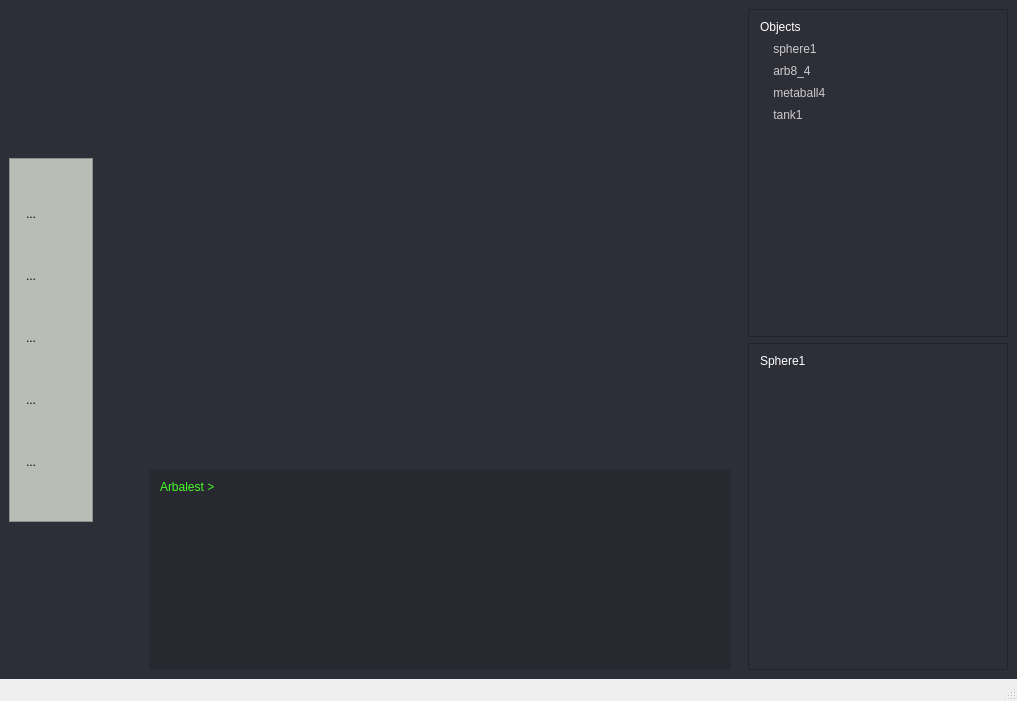
<?xml version="1.0" encoding="UTF-8"?>
<ui version="4.0">
 <class>MainWindow</class>
 <widget class="QMainWindow" name="MainWindow">
  <property name="geometry">
   <rect>
    <x>0</x>
    <y>0</y>
    <width>1017</width>
    <height>701</height>
   </rect>
  </property>
  <property name="sizePolicy">
   <sizepolicy hsizetype="Maximum" vsizetype="Maximum">
    <horstretch>0</horstretch>
    <verstretch>0</verstretch>
   </sizepolicy>
  </property>
  <property name="windowTitle">
   <string>MainWindow</string>
  </property>
  <property name="autoFillBackground">
   <bool>false</bool>
  </property>
  <property name="styleSheet">
   <string notr="true"/>
  </property>
  <widget class="QWidget" name="centralwidget">
   <property name="sizePolicy">
    <sizepolicy hsizetype="Maximum" vsizetype="Maximum">
     <horstretch>0</horstretch>
     <verstretch>0</verstretch>
    </sizepolicy>
   </property>
   <property name="autoFillBackground">
    <bool>false</bool>
   </property>
   <property name="styleSheet">
    <string notr="true">background-color:#2D2E38</string>
   </property>
   <layout class="QHBoxLayout" name="horizontalLayout">
    <item>
     <layout class="QVBoxLayout" name="verticalLayout_3">
      <item>
       <spacer name="verticalSpacer">
        <property name="orientation">
         <enum>Qt::Vertical</enum>
        </property>
        <property name="sizeHint" stdset="0">
         <size>
          <width>20</width>
          <height>40</height>
         </size>
        </property>
       </spacer>
      </item>
      <item>
       <widget class="QFrame" name="tbox">
        <property name="minimumSize">
         <size>
          <width>84</width>
          <height>364</height>
         </size>
        </property>
        <property name="maximumSize">
         <size>
          <width>80</width>
          <height>364</height>
         </size>
        </property>
        <property name="autoFillBackground">
         <bool>false</bool>
        </property>
        <property name="styleSheet">
         <string notr="true">background-color:rgb(186, 189, 182)</string>
        </property>
        <property name="frameShape">
         <enum>QFrame::StyledPanel</enum>
        </property>
        <property name="frameShadow">
         <enum>QFrame::Raised</enum>
        </property>
        <layout class="QVBoxLayout" name="verticalLayout_2">
         <item>
          <widget class="QToolButton" name="arbGroupTool">
           <property name="styleSheet">
            <string notr="true"/>
           </property>
           <property name="text">
            <string>...</string>
           </property>
           <property name="iconSize">
            <size>
             <width>64</width>
             <height>64</height>
            </size>
           </property>
           <property name="checkable">
            <bool>false</bool>
           </property>
           <property name="autoRaise">
            <bool>true</bool>
           </property>
          </widget>
         </item>
         <item>
          <widget class="QToolButton" name="conesGroupTool">
           <property name="styleSheet">
            <string notr="true"/>
           </property>
           <property name="text">
            <string>...</string>
           </property>
           <property name="iconSize">
            <size>
             <width>64</width>
             <height>64</height>
            </size>
           </property>
           <property name="checkable">
            <bool>false</bool>
           </property>
           <property name="autoRaise">
            <bool>true</bool>
           </property>
          </widget>
         </item>
         <item>
          <widget class="QToolButton" name="ellipsoidGroupTool">
           <property name="styleSheet">
            <string notr="true"/>
           </property>
           <property name="text">
            <string>...</string>
           </property>
           <property name="iconSize">
            <size>
             <width>64</width>
             <height>64</height>
            </size>
           </property>
           <property name="checkable">
            <bool>false</bool>
           </property>
           <property name="autoRaise">
            <bool>true</bool>
           </property>
          </widget>
         </item>
         <item>
          <widget class="QToolButton" name="torusGroupTool">
           <property name="styleSheet">
            <string notr="true"/>
           </property>
           <property name="text">
            <string>...</string>
           </property>
           <property name="iconSize">
            <size>
             <width>64</width>
             <height>64</height>
            </size>
           </property>
           <property name="checkable">
            <bool>false</bool>
           </property>
           <property name="autoRaise">
            <bool>true</bool>
           </property>
          </widget>
         </item>
         <item>
          <widget class="QToolButton" name="metaballsTool">
           <property name="styleSheet">
            <string notr="true"/>
           </property>
           <property name="text">
            <string>...</string>
           </property>
           <property name="iconSize">
            <size>
             <width>64</width>
             <height>64</height>
            </size>
           </property>
           <property name="checkable">
            <bool>false</bool>
           </property>
           <property name="autoRaise">
            <bool>true</bool>
           </property>
          </widget>
         </item>
        </layout>
       </widget>
      </item>
      <item>
       <spacer name="verticalSpacer_2">
        <property name="orientation">
         <enum>Qt::Vertical</enum>
        </property>
        <property name="sizeHint" stdset="0">
         <size>
          <width>20</width>
          <height>40</height>
         </size>
        </property>
       </spacer>
      </item>
     </layout>
    </item>
    <item>
     <spacer name="horizontalSpacer">
      <property name="orientation">
       <enum>Qt::Horizontal</enum>
      </property>
      <property name="sizeType">
       <enum>QSizePolicy::Fixed</enum>
      </property>
      <property name="sizeHint" stdset="0">
       <size>
        <width>50</width>
        <height>20</height>
       </size>
      </property>
     </spacer>
    </item>
    <item>
     <layout class="QVBoxLayout" name="verticalLayout_4">
      <item>
       <spacer name="verticalSpacer_3">
        <property name="orientation">
         <enum>Qt::Vertical</enum>
        </property>
        <property name="sizeHint" stdset="0">
         <size>
          <width>20</width>
          <height>40</height>
         </size>
        </property>
       </spacer>
      </item>
      <item alignment="Qt::AlignTop">
       <widget class="QFrame" name="tframe">
        <property name="sizePolicy">
         <sizepolicy hsizetype="Expanding" vsizetype="Preferred">
          <horstretch>0</horstretch>
          <verstretch>0</verstretch>
         </sizepolicy>
        </property>
        <property name="minimumSize">
         <size>
          <width>0</width>
          <height>200</height>
         </size>
        </property>
        <property name="maximumSize">
         <size>
          <width>16777215</width>
          <height>500</height>
         </size>
        </property>
        <property name="styleSheet">
         <string notr="true">border-radius: 0px;
background-color:#272830</string>
        </property>
        <property name="frameShape">
         <enum>QFrame::StyledPanel</enum>
        </property>
        <property name="frameShadow">
         <enum>QFrame::Raised</enum>
        </property>
        <property name="lineWidth">
         <number>0</number>
        </property>
        <layout class="QVBoxLayout" name="verticalLayout_5">
         <item alignment="Qt::AlignTop">
          <widget class="QLineEdit" name="lineEdit">
           <property name="styleSheet">
            <string notr="true">color: #44ff22;
font: 16p bold  &quot;Monospace&quot;;
border:none;</string>
           </property>
           <property name="text">
            <string>Arbalest &gt; </string>
           </property>
          </widget>
         </item>
         <item>
          <spacer name="verticalSpacer_4">
           <property name="orientation">
            <enum>Qt::Vertical</enum>
           </property>
           <property name="sizeHint" stdset="0">
            <size>
             <width>20</width>
             <height>40</height>
            </size>
           </property>
          </spacer>
         </item>
        </layout>
       </widget>
      </item>
     </layout>
    </item>
    <item>
     <layout class="QVBoxLayout" name="verticalLayout_7">
      <property name="sizeConstraint">
       <enum>QLayout::SetDefaultConstraint</enum>
      </property>
      <property name="leftMargin">
       <number>11</number>
      </property>
      <item>
       <widget class="QFrame" name="frame">
        <property name="minimumSize">
         <size>
          <width>260</width>
          <height>50</height>
         </size>
        </property>
        <property name="maximumSize">
         <size>
          <width>260</width>
          <height>16777215</height>
         </size>
        </property>
        <property name="frameShape">
         <enum>QFrame::StyledPanel</enum>
        </property>
        <property name="frameShadow">
         <enum>QFrame::Raised</enum>
        </property>
        <layout class="QVBoxLayout" name="verticalLayout_8">
         <item>
          <widget class="QLineEdit" name="lineEdit_3">
           <property name="styleSheet">
            <string notr="true">color: #FFFFFF;
font: 16p bold   &quot;Courier&quot;;
border:none;</string>
           </property>
           <property name="text">
            <string>Objects</string>
           </property>
          </widget>
         </item>
         <item>
          <widget class="QLineEdit" name="lineEdit_4">
           <property name="styleSheet">
            <string notr="true">color: #cccccc;
font: 13p bold   &quot;Courier&quot;;
border:none;</string>
           </property>
           <property name="text">
            <string>    sphere1</string>
           </property>
          </widget>
         </item>
         <item>
          <widget class="QLineEdit" name="lineEdit_5">
           <property name="styleSheet">
            <string notr="true">color: #cccccc;
font: 13p bold   &quot;Courier&quot;;
border:none;</string>
           </property>
           <property name="text">
            <string>    arb8_4</string>
           </property>
          </widget>
         </item>
         <item>
          <widget class="QLineEdit" name="lineEdit_6">
           <property name="styleSheet">
            <string notr="true">color: #cccccc;
font: 13p bold   &quot;Courier&quot;;
border:none;</string>
           </property>
           <property name="text">
            <string>    metaball4</string>
           </property>
          </widget>
         </item>
         <item>
          <widget class="QLineEdit" name="lineEdit_7">
           <property name="styleSheet">
            <string notr="true">color: #cccccc;
font: 13p bold   &quot;Courier&quot;;
border:none;</string>
           </property>
           <property name="text">
            <string>    tank1</string>
           </property>
          </widget>
         </item>
         <item>
          <spacer name="verticalSpacer_6">
           <property name="orientation">
            <enum>Qt::Vertical</enum>
           </property>
           <property name="sizeHint" stdset="0">
            <size>
             <width>20</width>
             <height>40</height>
            </size>
           </property>
          </spacer>
         </item>
        </layout>
       </widget>
      </item>
      <item>
       <widget class="QFrame" name="properties">
        <property name="minimumSize">
         <size>
          <width>260</width>
          <height>0</height>
         </size>
        </property>
        <property name="maximumSize">
         <size>
          <width>260</width>
          <height>16777215</height>
         </size>
        </property>
        <property name="frameShape">
         <enum>QFrame::StyledPanel</enum>
        </property>
        <property name="frameShadow">
         <enum>QFrame::Raised</enum>
        </property>
        <layout class="QVBoxLayout" name="verticalLayout_6">
         <item>
          <widget class="QLineEdit" name="lineEdit_2">
           <property name="styleSheet">
            <string notr="true">color: #FFFFFF;
font: 16p bold   &quot;Courier&quot;;
border:none;</string>
           </property>
           <property name="text">
            <string>Sphere1</string>
           </property>
          </widget>
         </item>
         <item>
          <spacer name="verticalSpacer_5">
           <property name="orientation">
            <enum>Qt::Vertical</enum>
           </property>
           <property name="sizeHint" stdset="0">
            <size>
             <width>20</width>
             <height>40</height>
            </size>
           </property>
          </spacer>
         </item>
        </layout>
       </widget>
      </item>
     </layout>
    </item>
   </layout>
  </widget>
  <widget class="QMenuBar" name="menubar">
   <property name="geometry">
    <rect>
     <x>0</x>
     <y>0</y>
     <width>1017</width>
     <height>22</height>
    </rect>
   </property>
  </widget>
  <widget class="QStatusBar" name="statusbar"/>
 </widget>
 <resources/>
 <connections/>
</ui>
